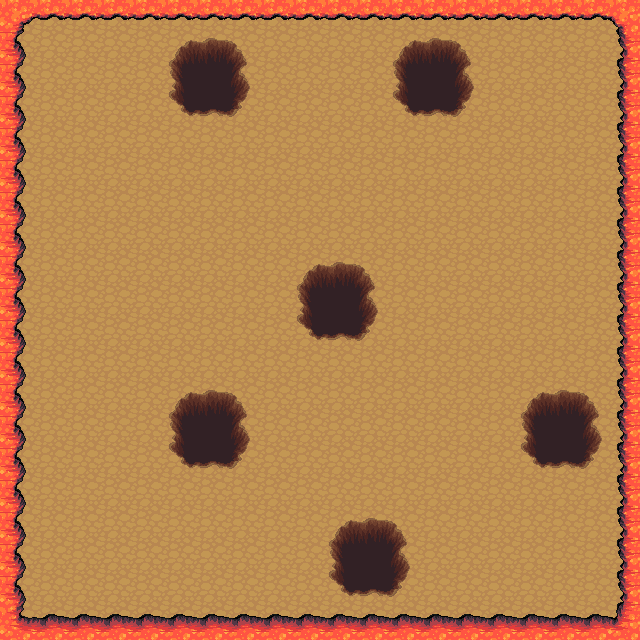

Rendered tile map (Tiled .tmx) drawn with the repository's tilesets; below, a short description and the full map source, tile grids included:
An orthogonal 20x20 tile map with 32x32 px tiles, 3 tile layers (0, Tile Layer 1, Tile Layer 2).

<map version="1.2" tiledversion="1.2.3" orientation="orthogonal" renderorder="left-down" width="20" height="20" tilewidth="32" tileheight="32" infinite="0" nextlayerid="4" nextobjectid="1">
 <tileset firstgid="1" name="terrain" tilewidth="32" tileheight="32" tilecount="1024" columns="32">
  <image source="terrain.png" width="1024" height="1024" />
  <tile id="193" type="blocked" />
  <tile id="194" type="blocked" />
  <tile id="195" type="blocked" />
  <tile id="196" type="blocked" />
  <tile id="197" type="blocked" />
  <tile id="199" type="blocked" />
  <tile id="200" type="blocked" />
  <tile id="225" type="blocked" />
  <tile id="226" type="blocked" />
  <tile id="227" type="blocked" />
  <tile id="228" type="blocked" />
  <tile id="229" type="blocked" />
  <tile id="231" type="blocked" />
  <tile id="232" type="blocked" />
  <tile id="256" type="blocked" />
  <tile id="257" type="blocked" />
  <tile id="258" type="blocked" />
  <tile id="259" type="blocked" />
  <tile id="260" type="blocked" />
  <tile id="261" type="blocked" />
  <tile id="262" type="blocked" />
  <tile id="263" type="blocked" />
  <tile id="264" type="blocked" />
  <tile id="288" type="blocked" />
  <tile id="289" type="blocked" />
  <tile id="290" type="blocked" />
  <tile id="291" type="blocked" />
  <tile id="292" type="blocked" />
  <tile id="293" type="blocked" />
  <tile id="294" type="blocked" />
  <tile id="295" type="blocked" />
  <tile id="296" type="blocked" />
  <tile id="320" type="blocked" />
  <tile id="321" type="blocked" />
  <tile id="322" type="blocked" />
  <tile id="323" type="blocked" />
  <tile id="324" type="blocked" />
  <tile id="325" type="blocked" />
  <tile id="326" type="blocked" />
  <tile id="327" type="blocked" />
  <tile id="328" type="blocked" />
  <tile id="463" type="blocked" />
  <tile id="464" type="blocked" />
  <tile id="465" type="blocked" />
  <tile id="495" type="blocked" />
  <tile id="496" type="blocked" />
  <tile id="497" type="blocked" />
  <tile id="527" type="blocked" />
  <tile id="528" type="blocked" />
  <tile id="529" type="blocked" />
 </tileset>
 <layer id="3" name="0" width="20" height="20">
  <data encoding="csv">
0,0,0,0,0,0,0,0,0,0,0,0,0,0,0,0,0,0,0,0,
0,0,0,0,0,0,0,0,0,0,0,0,0,0,0,0,0,0,0,0,
0,0,0,0,0,0,0,0,0,0,0,0,0,0,0,0,0,0,0,0,
0,0,0,0,0,0,0,0,0,0,0,0,0,0,0,0,0,0,0,0,
0,0,0,0,0,0,0,0,0,0,0,0,0,0,0,0,0,0,0,0,
0,0,0,0,0,0,0,0,0,0,0,0,0,0,0,0,0,0,0,0,
0,0,0,0,0,0,0,0,0,0,0,0,0,0,0,0,0,0,0,0,
0,0,0,0,0,0,0,0,0,0,0,0,0,0,0,0,0,0,0,0,
0,0,0,0,0,0,0,0,0,0,0,0,0,0,0,0,0,0,0,0,
0,0,0,0,0,0,0,0,0,0,0,0,0,0,0,0,0,0,0,0,
0,0,0,0,0,0,0,0,0,0,0,0,0,0,0,0,0,0,0,0,
0,0,0,0,0,0,0,0,0,0,0,0,0,0,0,0,0,0,0,0,
0,0,0,0,0,0,0,0,0,0,0,0,0,0,0,0,0,0,0,0,
0,0,0,0,0,0,0,0,0,0,0,0,0,0,0,0,0,0,0,0,
0,0,0,0,0,0,0,0,0,0,0,0,0,0,0,0,0,0,0,0,
0,0,0,0,0,0,0,0,0,0,0,0,0,0,0,0,0,0,0,0,
0,0,0,0,0,0,0,0,0,0,0,0,0,0,0,0,0,0,0,0,
0,0,0,0,0,0,0,0,0,0,0,0,0,0,0,0,0,0,0,0,
0,0,0,0,0,0,0,0,0,0,0,0,0,0,0,0,0,0,0,0,
0,0,0,0,0,0,0,0,0,0,0,0,0,0,0,0,0,0,0,0
</data>
 </layer>
 <layer id="1" name="Tile Layer 1" width="20" height="20">
  <data encoding="csv">
98,98,98,98,98,98,98,98,98,98,98,98,98,98,98,98,98,98,98,98,
98,98,98,98,98,98,98,98,98,98,98,98,98,98,98,98,98,98,98,98,
98,98,98,98,98,98,98,98,98,98,98,98,98,98,98,98,98,98,98,98,
98,98,98,98,98,98,98,98,98,98,98,98,98,98,98,98,98,98,98,98,
98,98,98,98,98,98,98,98,98,98,98,98,98,98,98,98,98,98,98,98,
98,98,98,98,98,98,98,98,98,98,98,98,98,98,98,98,98,98,98,98,
98,98,98,98,98,98,98,98,98,98,98,98,98,98,98,98,98,98,98,98,
98,98,98,98,98,98,98,98,98,98,98,98,98,98,98,98,98,98,98,98,
98,98,98,98,98,98,98,98,98,98,98,98,98,98,98,98,98,98,98,98,
98,98,98,98,98,98,98,98,98,98,98,98,98,98,98,98,98,98,98,98,
98,98,98,98,98,98,98,98,98,98,98,98,98,98,98,98,98,98,98,98,
98,98,98,98,98,98,98,98,98,98,98,98,98,98,98,98,98,98,98,98,
98,98,98,98,98,98,98,98,98,98,98,98,98,98,98,98,98,98,98,98,
98,98,98,98,98,98,98,98,98,98,98,98,98,98,98,98,98,98,98,98,
98,98,98,98,98,98,98,98,98,98,98,98,98,98,98,98,98,98,98,98,
98,98,98,98,98,98,98,98,98,98,98,98,98,98,98,98,98,98,98,98,
98,98,98,98,98,98,98,98,98,98,98,98,98,98,98,98,98,98,98,98,
98,98,98,98,98,98,98,98,98,98,98,98,98,98,98,98,98,98,98,98,
98,98,98,98,98,98,98,98,98,98,98,98,98,98,98,98,98,98,98,98,
98,98,98,98,98,98,98,98,98,98,98,98,98,98,98,98,98,98,98,98
</data>
 </layer>
 <layer id="2" name="Tile Layer 2" width="20" height="20">
  <data encoding="csv">
17,145,145,145,145,145,145,145,145,145,145,145,145,145,145,145,145,145,145,18,
114,0,0,0,0,86,87,88,0,0,0,0,86,87,88,0,0,0,0,112,
114,0,0,0,0,118,119,120,0,0,0,0,118,119,120,0,0,0,0,112,
114,0,0,0,0,150,151,152,0,0,0,0,150,151,152,0,0,0,0,112,
114,0,0,0,0,0,0,0,0,0,0,0,0,0,0,0,0,0,0,112,
114,0,0,0,0,0,0,0,0,0,0,0,0,0,0,0,0,0,0,112,
114,0,0,0,0,0,0,0,0,0,0,0,0,0,0,0,0,0,0,112,
114,0,0,0,0,0,0,0,0,0,0,0,0,0,0,0,0,0,0,112,
114,0,0,0,0,0,0,0,0,86,87,88,0,0,0,0,0,0,0,112,
114,0,0,0,0,0,0,0,0,118,119,120,0,0,0,0,0,0,0,112,
114,0,0,0,0,0,0,0,0,150,151,152,0,0,0,0,0,0,0,112,
114,0,0,0,0,0,0,0,0,0,0,0,0,0,0,0,0,0,0,112,
114,0,0,0,0,86,87,88,0,0,0,0,0,0,0,0,86,87,88,112,
114,0,0,0,0,118,119,120,0,0,0,0,0,0,0,0,118,119,120,112,
114,0,0,0,0,150,151,152,0,0,0,0,0,0,0,0,150,151,152,112,
114,0,0,0,0,0,0,0,0,0,0,0,0,0,0,0,0,0,0,112,
114,0,0,0,0,0,0,0,0,0,86,87,88,0,0,0,0,0,0,112,
114,0,0,0,0,0,0,0,0,0,118,119,120,0,0,0,0,0,0,112,
114,0,0,0,0,0,0,0,0,0,150,151,152,0,0,0,0,0,0,112,
49,81,81,81,81,81,81,81,81,81,81,81,81,81,81,81,81,81,81,50
</data>
 </layer>
</map>
